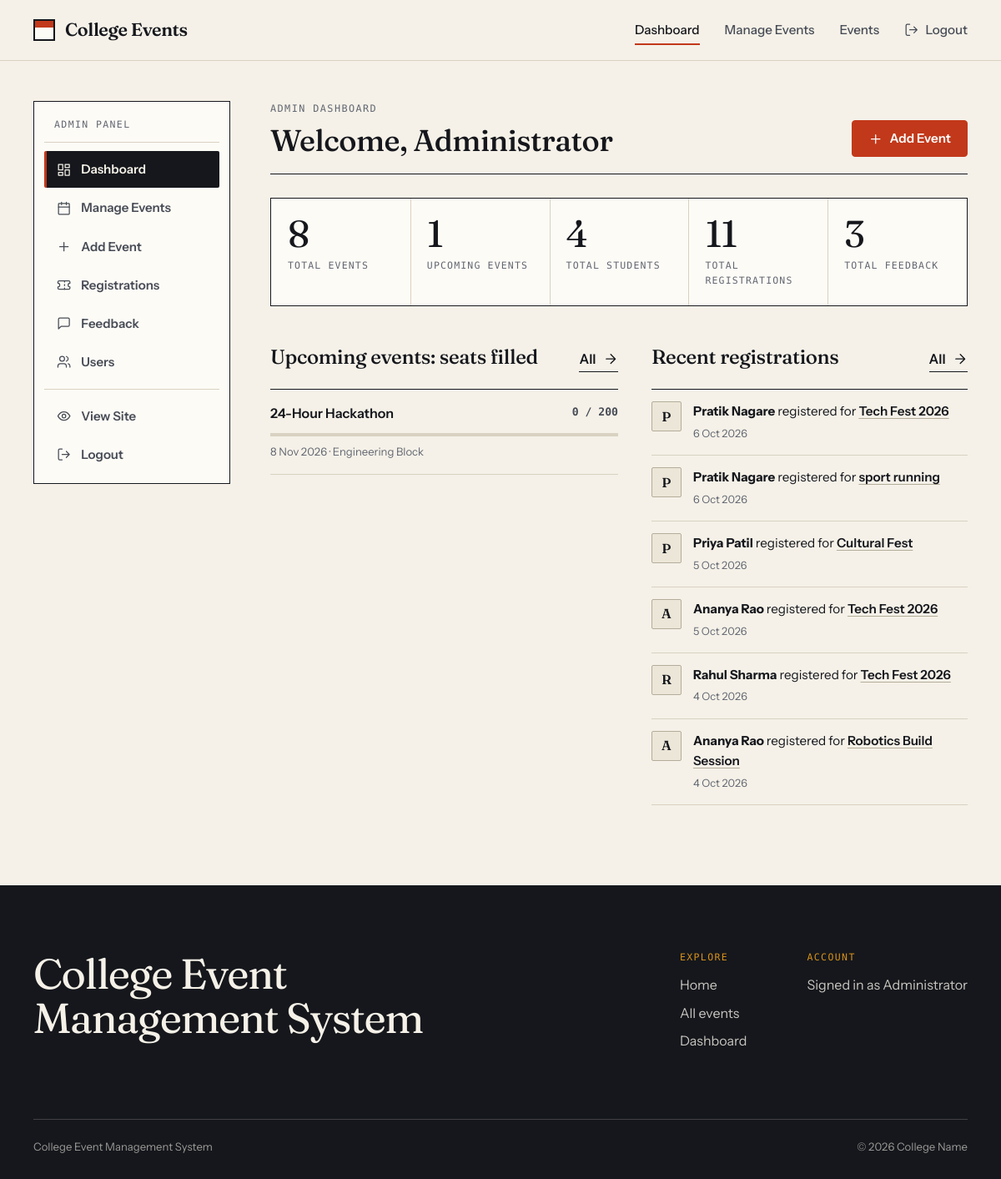
The page /admin/dashboard (signed in) on the database its author committed.
### tables this page shows
CREATE TABLE users (
    id INTEGER PRIMARY KEY AUTOINCREMENT,
    name TEXT NOT NULL,
    email TEXT UNIQUE NOT NULL,
    password TEXT NOT NULL,
    role TEXT DEFAULT 'student'
, created_at TIMESTAMP);

CREATE TABLE events (
    id INTEGER PRIMARY KEY AUTOINCREMENT,
    title TEXT NOT NULL,
    description TEXT NOT NULL,
    date TEXT NOT NULL,
    time TEXT NOT NULL,
    venue TEXT NOT NULL,
    organizer TEXT NOT NULL,
    category TEXT NOT NULL,
    capacity INTEGER DEFAULT 100,
    image TEXT,
    created_at TIMESTAMP DEFAULT CURRENT_TIMESTAMP
, updated_at TIMESTAMP);

CREATE TABLE registrations (
    id INTEGER PRIMARY KEY AUTOINCREMENT,
    user_id INTEGER NOT NULL,
    event_id INTEGER NOT NULL,
    registered_at TIMESTAMP DEFAULT CURRENT_TIMESTAMP,
    FOREIGN KEY(user_id) REFERENCES users(id),
    FOREIGN KEY(event_id) REFERENCES events(id),
    UNIQUE(user_id, event_id)
);

### app.py (the view)
@app.route("/admin/dashboard")
@admin_required
def admin_dashboard():
    stats = {
        "events": scalar("SELECT COUNT(*) FROM events"),
        "upcoming": scalar("SELECT COUNT(*) FROM events WHERE (date || ' ' || time) >= ?",
                           (now_string(),)),
        "students": scalar("SELECT COUNT(*) FROM users WHERE role = 'student'"),
        "registrations": scalar("SELECT COUNT(*) FROM registrations"),
        "feedback": scalar("SELECT COUNT(*) FROM feedback"),
    }
    upcoming, _ = split_events(get_all_events())
    recent = query(
        """SELECT u.name AS student_name, e.id AS event_id, e.title, r.registered_at
           FROM registrations r
           JOIN users u ON u.id = r.user_id
           JOIN events e ON e.id = r.event_id
           ORDER BY r.registered_at DESC, r.id DESC LIMIT 6""")
    return render_template("admin_dashboard.html", stats=stats,
                           upcoming=upcoming[:5], recent=recent)

### app.py (called while the page is built)
def get_db_connection():
    conn = sqlite3.connect(DATABASE)
    conn.row_factory = sqlite3.Row
    conn.execute("PRAGMA foreign_keys = ON")
    return conn

def query(sql, params=(), one=False):
    conn = get_db_connection()
    try:
        rows = conn.execute(sql, params).fetchall()
    finally:
        conn.close()
    if one:
        return rows[0] if rows else None
    return rows

def scalar(sql, params=()):
    row = query(sql, params, one=True)
    return row[0] if row else None

def now_string():
    return datetime.now().strftime("%Y-%m-%d %H:%M")

def is_past(event_date, event_time):
    return f"{event_date} {event_time}" < now_string()

def decorate_event(row):
    event = dict(row)
    capacity = event["capacity"] or 0
    event["available"] = max(capacity - event["registered_count"], 0)
    event["is_full"] = event["available"] == 0
    event["is_past"] = is_past(event["date"], event["time"])
    event["percent_filled"] = (min(100, round(event["registered_count"] * 100 / capacity))
                               if capacity else 100)
    if event["date"] < date.today().isoformat():
        event["status"] = "Completed"
    elif event["is_past"]:
        event["status"] = "Ongoing"
    else:
        event["status"] = "Upcoming"
    return event

def get_all_events():
    rows = query(EVENT_SQL + " ORDER BY e.date ASC, e.time ASC")
    return [decorate_event(row) for row in rows]

def split_events(events):
    upcoming = [e for e in events if not e["is_past"]]
    past = [e for e in events if e["is_past"]][::-1]
    return upcoming, past

def _parse_date(value):
    try:
        return datetime.strptime(str(value)[:10], "%Y-%m-%d")
    except ValueError:
        return None

@app.template_filter("fdate")
def format_date(value):
    if not value:
        return "\u2014"
    parsed = _parse_date(value)
    return f"{parsed.day} {parsed.strftime('%b %Y')}" if parsed else value

@app.template_global()
def icon(name):
    return Markup(f'<svg class="icon" aria-hidden="true" focusable="false">'
                  f'<use href="#i-{name}"></use></svg>')

@app.template_global()
def csrf_token():
    if "_csrf" not in session:
        session["_csrf"] = secrets.token_hex(16)
    return session["_csrf"]

@app.context_processor
def inject_globals():
    return {"current_user": g.get("user"), "categories": CATEGORIES,
            "current_year": date.today().year}

### templates/admin_dashboard.html (shortened to what this page needs)
{% extends "admin_base.html" %}
{% block admin_eyebrow %}Admin dashboard{% endblock %}
{% block admin_heading %}Welcome, {{ current_user.name }}{% endblock %}
{% block admin_content %}
  <dl class="stat-grid" aria-label="Overview">
    <div class="stat"><dt>Total Events</dt><dd id="stat-events">{{ stats.events }}</dd></div>
    <div class="stat"><dt>Upcoming Events</dt><dd id="stat-upcoming">{{ stats.upcoming }}</dd></div>
    <div class="stat"><dt>Total Students</dt><dd id="stat-students">{{ stats.students }}</dd></div>
    <div class="stat"><dt>Total Registrations</dt><dd id="stat-registrations">{{ stats.registrations }}</dd></div>
    <div class="stat"><dt>Total Feedback</dt><dd id="stat-feedback">{{ stats.feedback }}</dd></div>
  </dl>
  <div class="split">
    <section class="block" aria-labelledby="fill-title">
      <div class="block__head">
        <h2 class="block__title" id="fill-title">Upcoming events: seats filled</h2>
        <a class="link-arrow" href="{{ url_for('admin_events', when='upcoming') }}">All {{ icon('arrow') }}</a>
      </div>
      {% if upcoming %}
        <ul class="fill-list">
          {% for e in upcoming %}
            <li>
              <div class="fill-list__top">
                <a href="{{ url_for('admin_event_view', event_id=e.id) }}">{{ e.title }}</a>
                <span>{{ e.registered_count }} / {{ e.capacity }}</span>
              </div>
              <div class="meter" aria-hidden="true"><span style="--fill: {{ e.percent_filled }}%"></span></div>
              <p class="fill-list__meta">{{ e.date|fdate }} &middot; {{ e.venue }}{% if e.is_full %} &middot; Full{% endif %}</p>
            </li>
          {% endfor %}
        </ul>
      {% else %}
        <p class="muted">No upcoming events. <a href="{{ url_for('add_event') }}">Add one</a>.</p>
      {% endif %}
    </section>
    <section class="block" aria-labelledby="recent-title">
      <div class="block__head">
        <h2 class="block__title" id="recent-title">Recent registrations</h2>
        <a class="link-arrow" href="{{ url_for('admin_registrations') }}">All {{ icon('arrow') }}</a>
      </div>
      {% if recent %}
        <ul class="feed">
          {% for r in recent %}
            <li>
              <span class="avatar" aria-hidden="true">{{ r.student_name[:1]|upper }}</span>
              <div>
                <p><strong>{{ r.student_name }}</strong> registered for <a href="{{ url_for('admin_event_registrations', event_id=r.event_id) }}">{{ r.title }}</a></p>
                <small>{{ r.registered_at|fdate }}</small>
              </div>
            </li>
          {% endfor %}
        </ul>
      {% else %}
        <p class="muted">No registrations yet.</p>
      {% endif %}
    </section>
  </div>
{% endblock %}

### templates/base.html (shortened to what this page needs)
<!DOCTYPE html>
<html lang="en">
<head>
  <link rel="stylesheet" href="{{ url_for('static', filename='css/style.css') }}">
</head>
<body class="{% block body_class %}{% endblock %}">
  {% set endpoint = request.endpoint %}
  <header class="site-header">
    <div class="container site-header__inner">
      <a class="brand" href="{{ url_for('index') }}" aria-label="College Events, home">
        <span class="brand__mark" aria-hidden="true"></span>
        <span class="brand__name">College Events</span>
      </a>
      <nav class="site-nav" id="site-nav" aria-label="Primary">
        <ul class="site-nav__list">
          {% if not current_user %}
            <li><a href="{{ url_for('index') }}" {% if endpoint == 'index' %}aria-current="page"{% endif %}>Home</a></li>
            <li><a href="{{ url_for('events') }}" {% if endpoint in ('events', 'event_detail') %}aria-current="page"{% endif %}>Events</a></li>
            <li><a href="{{ url_for('login') }}" {% if endpoint == 'login' %}aria-current="page"{% endif %}>Login</a></li>
            <li><a class="btn btn--dark btn--sm" id="nav-register" href="{{ url_for('register') }}">Register</a></li>
          {% elif current_user.role == 'admin' %}
            <li><a href="{{ url_for('admin_dashboard') }}" {% if endpoint in ('dashboard', 'admin_dashboard') %}aria-current="page"{% endif %}>Dashboard</a></li>
            <li><a href="{{ url_for('admin_events') }}" >Manage Events</a></li>
            <li><a href="{{ url_for('events') }}" {% if endpoint in ('events', 'event_detail') %}aria-current="page"{% endif %}>Events</a></li>
            <li>
              <form method="post" action="{{ url_for('logout') }}">
                <button class="nav-logout" id="nav-logout" type="submit">{{ icon('logout') }}<span>Logout</span></button>
              </form>
            </li>
          {% endif %}
        </ul>
      </nav>
    </div>
  </header>
  <main id="main" tabindex="-1">
    {% block content %}{% endblock %}
  </main>
  <footer class="site-footer">
    <div class="container">
      <div class="site-footer__top">
        <p class="site-footer__title">College Event<br>Management System</p>
        <div class="site-footer__cols">
          <div>
            <h2 class="site-footer__heading">Explore</h2>
            <ul>
              <li><a href="{{ url_for('index') }}">Home</a></li>
              <li><a href="{{ url_for('events') }}">All events</a></li>
              {% if current_user %}
                <li><a href="{{ url_for('dashboard') }}">Dashboard</a></li>
              {% endif %}
            </ul>
          </div>
          <div>
            <h2 class="site-footer__heading">Account</h2>
            <ul>
              {% if current_user %}
                <li><a href="{{ url_for('dashboard') }}">Signed in as {{ current_user.name }}</a></li>
              {% else %}
                <li><a href="{{ url_for('login') }}">Login</a></li>
                <li><a href="{{ url_for('register') }}">Create account</a></li>
              {% endif %}
            </ul>
          </div>
        </div>
      </div>
      <p class="site-footer__legal">
        <span>College Event Management System</span>
        <span>&copy; {{ current_year }} College Name</span>
      </p>
    </div>
  </footer>
</body>
</html>

### rows shown on the page
users: name "Administrator"
events: title "24-Hour Hackathon", registered_count "0", capacity "200", date|fdate "8 Nov 2026", venue "Engineering Block"
registrations: name "P", student_name "Pratik Nagare", title "Tech Fest 2026", registered_at|fdate "6 Oct 2026"
registrations: name "P", student_name "Pratik Nagare", title "sport running", registered_at|fdate "6 Oct 2026"
registrations: name "P", student_name "Priya Patil", title "Cultural Fest", registered_at|fdate "5 Oct 2026"
registrations: name "A", student_name "Ananya Rao", title "Tech Fest 2026", registered_at|fdate "5 Oct 2026"
registrations: name "R", student_name "Rahul Sharma", title "Tech Fest 2026", registered_at|fdate "4 Oct 2026"
registrations: name "A", student_name "Ananya Rao", title "Robotics Build Session", registered_at|fdate "4 Oct 2026"

### other values the page prints
{{ stats.events }} "8"
{{ stats.upcoming }} "1"
{{ stats.students }} "4"
{{ stats.registrations }} "11"
{{ stats.feedback }} "3"
